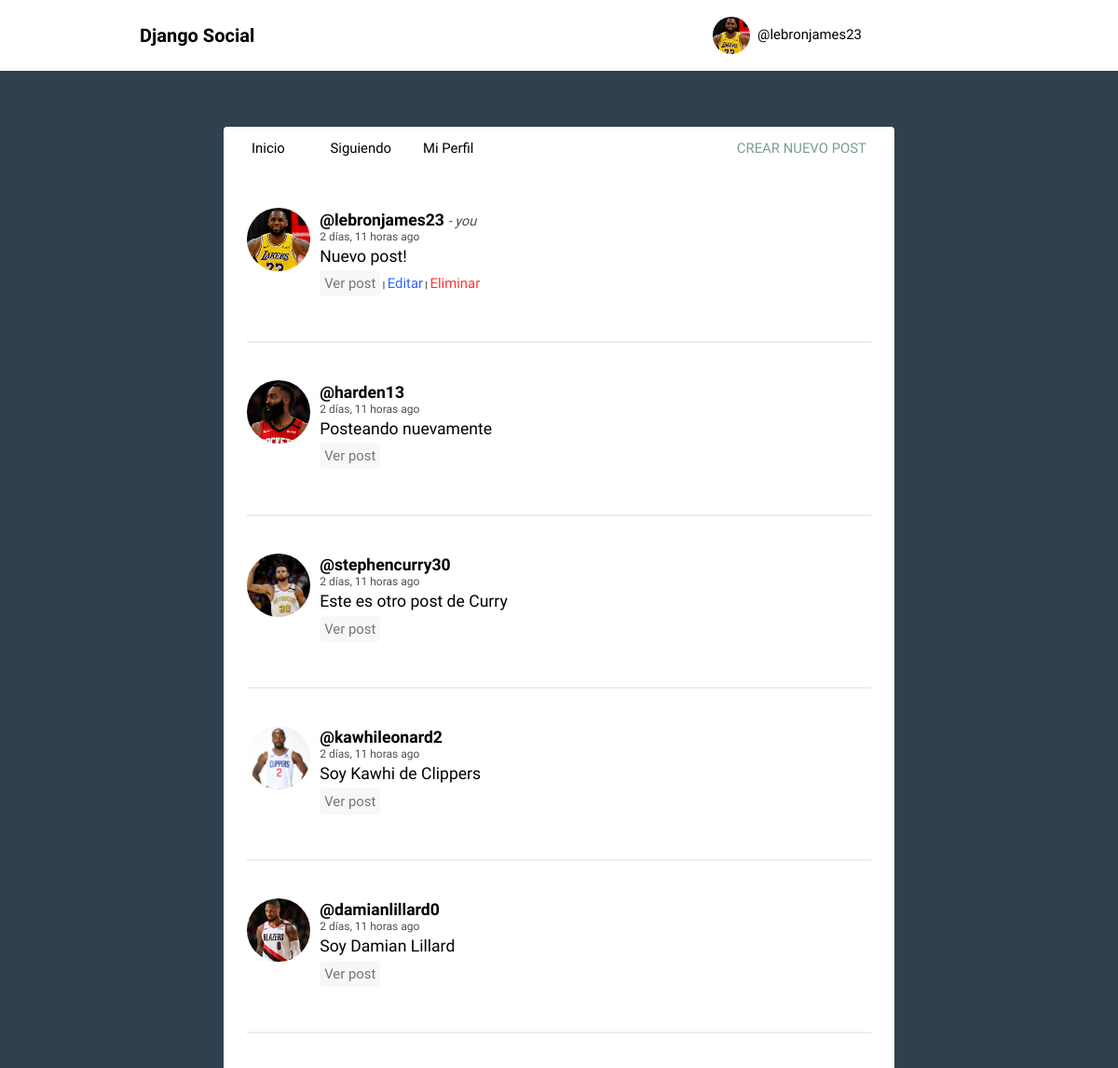
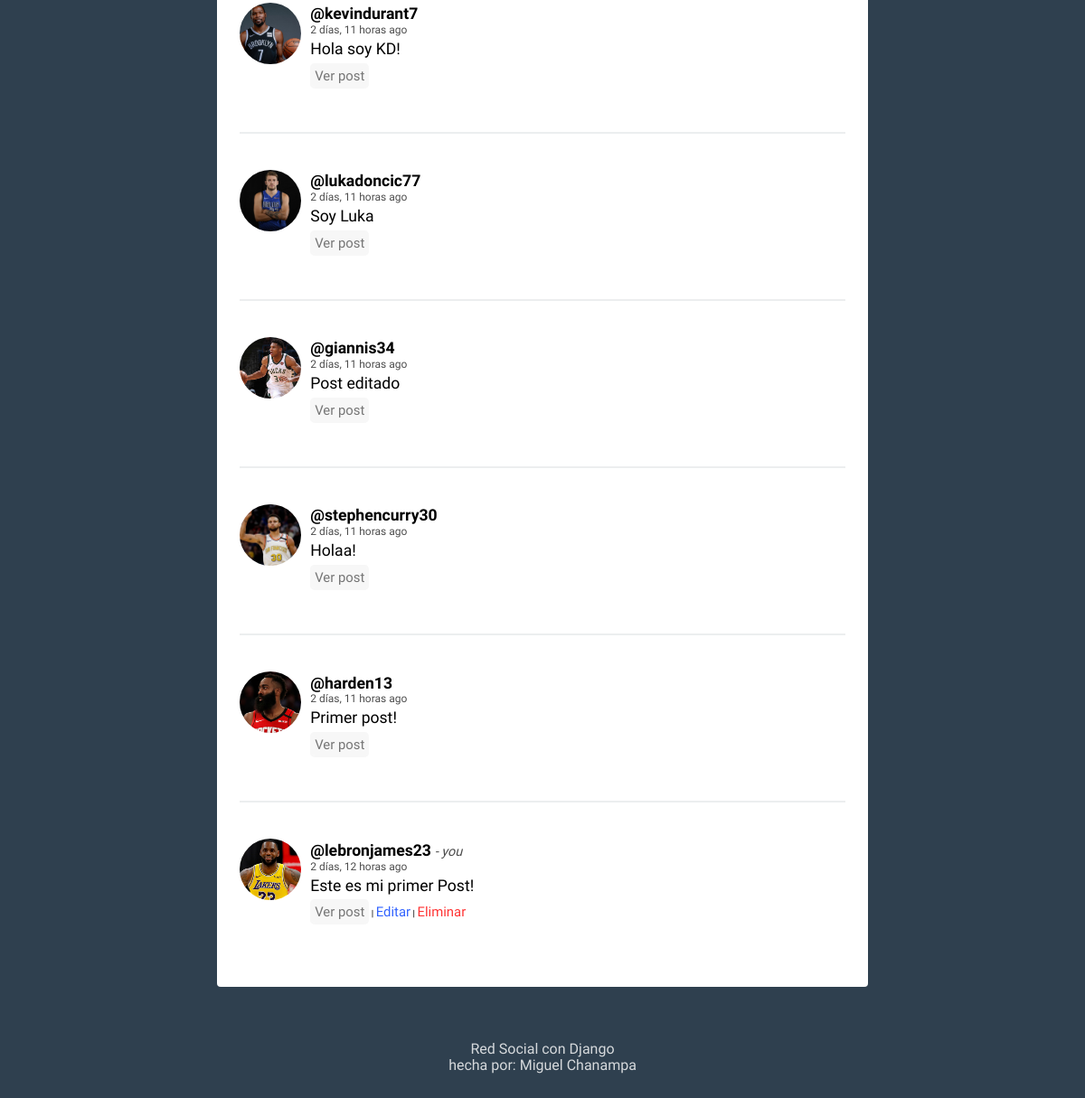
Screenshot of / (signed in) with the database file from the repository (2 pictures, top to bottom).
### red_social/models.py (models this page shows, shortened)
class Profile(models.Model):
    user = models.OneToOneField(User, on_delete=models.CASCADE)
    image = models.ImageField(null=True, blank=True, upload_to='media', default='default.png')

class Post(models.Model):
    user = models.ForeignKey(User, on_delete=models.CASCADE, related_name='posts')
    timestamp = models.DateTimeField(default=timezone.now)
    content = models.TextField()
    class Meta:
        ordering = ['-timestamp']

### red_social/views.py (the view)
# urls.py: path('', feed, name='feed'),
def feed(request):
    if request.user.is_authenticated:
        posts = Post.objects.all()
        context = {'posts': posts}
        return render(request, 'social/feed.html', context)
    else:
        return redirect('login')

### red_social/templates/social/feed.html (shortened to what this page needs)
{% extends 'social/layout.html' %}
{% load humanize %}
{% block content %}
{% for post in posts %}
<article>
    <div class="container-article">
        <img src="{{ post.user.profile.image.url }}">
        <div>
            <h2 class="username"><a href="{% url 'profile' post.user.username %}">@{{post.user.username}}</a>
              {% if request.user == post.user %}
                <i class="you"> - you</i>
              {% endif %}
            </h2>
            <time data-time="#">{{ post.timestamp|naturaltime }}</time>
            <div class="post">{{ post.content }}</div>
            <br>
            <a class="option" href="{% url 'post' post.id %}">Ver post</a>
            {% if request.user == post.user %}
            |
            <a class="blue" href="{% url 'post_edit' post.id %}">Editar</a>
            |
            <a class="red" href="{% url 'post_delete' post.id %}">Eliminar</a>
            {% endif %}
            <br>
            <br>
            <br>
        </div>
    </div>
</article>
{% endfor %}
{% endblock %}

### red_social/templates/social/layout.html (shortened to what this page needs)
<!DOCTYPE html>
{% load static %}
<html>
<head>
	<link rel="stylesheet" type="text/css" href="{% static 'normalize.css' %}">
	<link rel="stylesheet" type="text/css" href="{% static 'style.css' %}">
	<link rel="stylesheet" type="text/css" href="{% static 'mystyle.css' %}">
</head>
<body>
	<header class="main-head">
		<nav class="main">
			<h1 id="logo">Django Social</h1>
			<ul>
				{% if request.user.is_authenticated %}
					<li class="dropdown">
						<a class="profile" href="{% url 'profile' request.user.username %}">
						<img class="post_comment" src="{{ request.user.profile.image.url }}">
							@{{ request.user.username }}
						</a>
					</li>
				{% else %}
					<li><a href="{% url 'register' %}">Registrarse</a></li>
					<li><a href="{% url 'login' %}">Iniciar Sesión</a></li>
				{% endif%}
			</ul>
		</nav>
	</header>
	<div class="main">
		<nav class="second-nav">
			<a class="feed" href="{% url 'feed' %}">Inicio</a>
			{% if request.user.is_authenticated %}
				<a class="feed" href="{% url 'feed_following' request.user.username %}">Siguiendo</a>
				<a class="profile" href="{% url 'profile' request.user.username %}">Mi Perfil</a>
				<a class="new" href="{% url 'post' %}">Crear nuevo post</a>
			{% endif %}
		</nav>
		{% block content %}
		{% endblock content %}
	</div>
	<footer>
		<div class="row">
			<p>Red Social con Django<br>hecha por: Miguel Chanampa</p>
		</div>
	</footer>
</body>
</html>

### red_social/static/style.css (style rules this page uses)
body { background: #2F404F; font-size: 62.5%; font-family: 'Varela Round', Helvetica, Arial, serif; }
.blue { color: #3364FF !important; }
.red { color: #FF3333 !important; }
.option { color: #3B3B3B; opacity: .7; padding: 3px; background-color: #F5F5F5; border-radius: 5px; border: 2px solid #F5F5F5; }
.post_comment { margin-top: 10px; height: 40px !important; width: 40px !important; margin-right: 10px; border-radius: 50%; }
.you { opacity: .7; font-weight: normal; font-size: .9rem; margin-bottom: 0; margin-top: 0; }
p { font-size: 1rem; }
img { object-fit: cover; }
.main-head { background: white; color: black; }
nav.main { min-height: 7vh; display: flex; width: 75%; margin: auto; align-items: center; padding: 0.5rem; }
nav.main ul { display: flex; flex: 1 1 40rem; justify-content: space-around; align-items: center; list-style: none; }
nav.main ul li a { display: flex; flex-direction: row; align-items: center; }
nav.main ul li a img { margin-top: 0; margin-bottom: 0; margin-right: .5rem; }
#logo { flex: 2 1 40rem; }
a { font-size: .93rem; text-decoration: none; color: black; }
.main { background: white; width: 60%; margin: 5% auto; border-radius: 4px; padding-bottom: 20px; }
.second-nav { display: flex; padding: 15px 30px; }
.second-nav .feed { flex: 1 1 30px; }
.second-nav .profile { flex: 1 1 30px; }
.second-nav .new { flex: 6 1 5rem; text-align: right; text-transform: uppercase; color: #7A9D96; }
article { width: 93%; margin: auto; padding: 30px 0; border-bottom: 2px solid #ECEEEF; }
.username { margin-bottom: .1rem; }
.username a { font-size: 1.1rem; }
.container-article { display: flex; }
.container-article img { margin-top: 10px; height: 68px; width: 68px; margin-right: 10px; border-radius: 50%; }
article:last-child { border-bottom: 0; }
time { font-size: .75rem; opacity: .7; }
.post { font-size: 1.1rem; margin-top: .2rem; }
.profile { display: flex; align-items: center; flex-direction: column; }
.profile img { height: 100px; width: 100px; margin-right: 10px; border-radius: 50%; margin: 20px; }
footer { color: white; text-align: center; font-size: .875em; margin: 40px 0; }
footer p { opacity: .8; }

### red_social/static/mystyle.css (style rules this page uses)
.post_comment { height: 32px; width: 32px; margin-right: 10px; border-radius: 50%; }
.dropdown { position: relative !important; display: inline-block !important; }

### rows the page displays
Post: user.profile.image (picture), user.username "lebronjames23", shows "- you", timestamp "2 días, 11 horas ago", content "Nuevo post!", shows "Editar"
Post: user.profile.image (picture), user.username "harden13", timestamp "2 días, 11 horas ago", content "Posteando nuevamente"
Post: user.profile.image (picture), user.username "stephencurry30", timestamp "2 días, 11 horas ago", content "Este es otro post de Curry"
Post: user.profile.image (picture), user.username "kawhileonard2", timestamp "2 días, 11 horas ago", content "Soy Kawhi de Clippers"
Post: user.profile.image (picture), user.username "damianlillard0", timestamp "2 días, 11 horas ago", content "Soy Damian Lillard"
Post: user.profile.image (picture), user.username "kevindurant7", timestamp "2 días, 11 horas ago", content "Hola soy KD!"
Post: user.profile.image (picture), user.username "lukadoncic77", timestamp "2 días, 11 horas ago", content "Soy Luka"
Post: user.profile.image (picture), user.username "giannis34", timestamp "2 días, 11 horas ago", content "Post editado"
Post: user.profile.image (picture), user.username "stephencurry30", timestamp "2 días, 11 horas ago", content "Holaa!"
Post: user.profile.image (picture), user.username "harden13", timestamp "2 días, 11 horas ago", content "Primer post!"
Post: user.profile.image (picture), user.username "lebronjames23", shows "- you", timestamp "2 días, 12 horas ago", content "Este es mi primer Post!", shows "Editar"

### other values shown
{{ request.user.username }} "lebronjames23"
